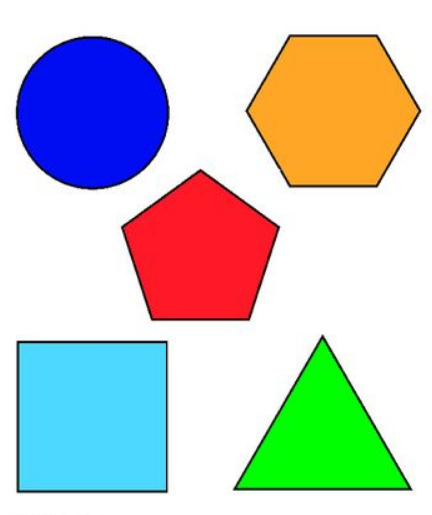
#> input picture shapes.png, 432 x 515 px
$ python 'OCV detect geometry.py'
#> lines starting #> are read from the running program, lines starting #| are printed output that depends on the picture; after the words box and inside, x2 and y2 are one past the last pixel; in counts of white or black regions, pixels touching at a corner belong together
import cv2
import  numpy as np

shapes = cv2.imread('shapes.png')
#> shapes is the input picture: shape (515, 432, 3); mean B, G, R 198.7, 201.6, 196.2
grey = cv2.cvtColor(shapes,cv2.COLOR_BGR2GRAY)
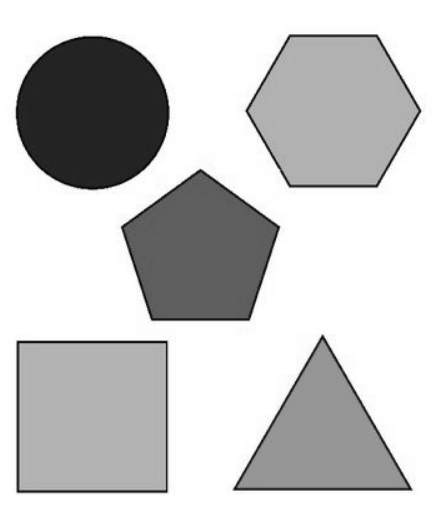
#> grey: shape (515, 432); min 3, max 255, mean 199.6

re , thresh = cv2.threshold(grey,225,255,cv2.THRESH_BINARY)
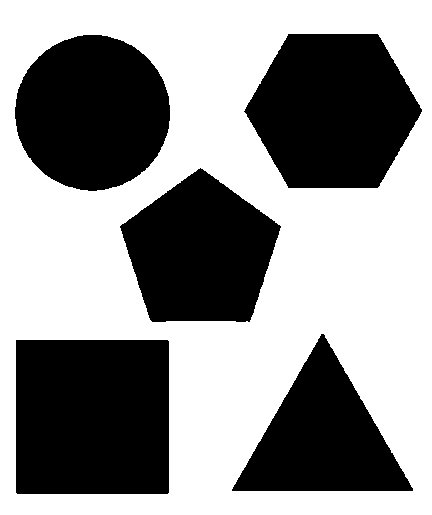
#> thresh: shape (515, 432); 57.5% white; 5 black regions
contours , ri = cv2.findContours(thresh,cv2.RETR_TREE,cv2.CHAIN_APPROX_NONE)
#> contours = 6 contours; box (x1, y1, x2, y2) and area: (0, 0, 432, 515) 221534, (15, 339, 170, 495) 23864, (243, 33, 423, 189) 20834, (14, 34, 171, 192) 19107, (119, 167, 282, 323) 17337, (231, 333, 414, 492) 14734; ri = [[-1, -1, 1, -1], [2, -1, -1, 0], [3, 1, -1, 0], [4, 2, -1, 0], [5, 3, -1, 0], [-1, 4, -1, 0]]

for contour in contours :

    approx = cv2.approxPolyDP(contour,0.01*cv2.arcLength(contour,True),True)
    cv2.drawContours(shapes,[approx],0,(0,0,0),2)

    x = approx.ravel()[0]
    y = approx.ravel()[1]
    print(len(approx))
    if len(approx)==3:
        cv2.putText(shapes,'triangle',(x-10,y-10),cv2.FONT_HERSHEY_SIMPLEX,0.5,(0,0,0))

    elif len(approx)==4:
        cv2.putText(shapes,'rectangle',(x-10,y-10),cv2.FONT_HERSHEY_SIMPLEX,0.5,(0,0,0))

    elif len(approx)==5:
        cv2.putText(shapes,'pentagon',(x-10,y-10),cv2.FONT_HERSHEY_SIMPLEX,0.5,(0,0,0))

    elif len(approx)==6:
        cv2.putText(shapes,'hexagon',(x-10,y-10),cv2.FONT_HERSHEY_SIMPLEX,0.5,(0,0,0))

    else:
        cv2.putText(shapes,'circle',(x-10,y-10),cv2.FONT_HERSHEY_SIMPLEX,0.5,(0,0,0))
#> this loop made 6 passes
#> (approx, x, y) on passes 1 to 3: ([[0, 0], [0, 514], [431, 514], [431, 0]], 0, 0), ([[15, 340], [167, 339], [169, 492], [17, 494]], 15, 340), ([[321, 333], [412, 491], [231, 490]], 321, 333)
#> (x, y) on passes 4 to 6: (200, 167), (83, 34), (288, 33)
#| 4
#| 4
#| 3
#| 5
#| 14
#| 6
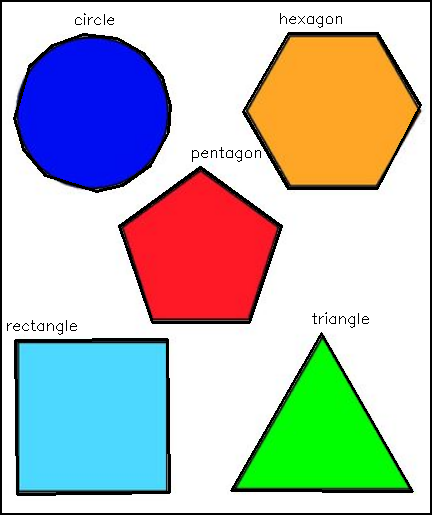
#> shapes: shape (515, 432, 3); 5.49% of pixels changed, all inside (x1, y1, x2, y2) = (0, 0, 432, 515)


cv2.imshow('shapes',shapes)
cv2.waitKey(0)
cv2.destroyAllWindows()

$ run again, with 2dshape.png copied over shapes.png
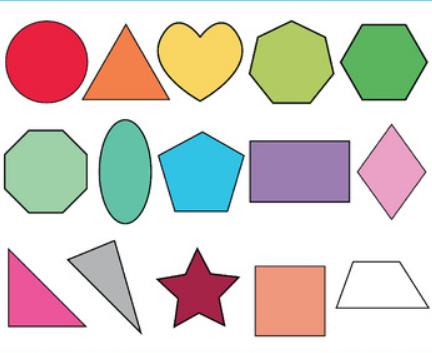
#> input picture 2dshape.png, 432 x 353 px
#> shapes is the input picture: shape (353, 432, 3); mean B, G, R 200.7, 207.4, 214.9
#> `re , thresh = cv2.threshold(grey,225,255,cv2.THRESH_BINARY)`:
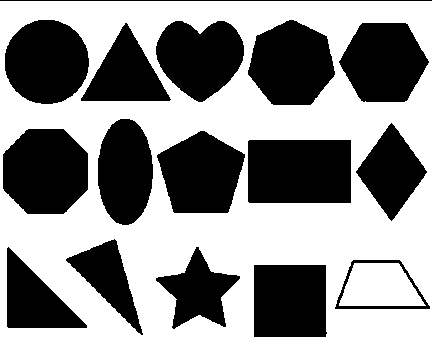
#> thresh: shape (353, 432); 56.2% white; 16 black regions
#> contours = 17 contours; largest, box (x1, y1, x2, y2) and area: (0, 1, 432, 353) 151281, (247, 139, 352, 204) 6651, (2, 128, 89, 215) 6134, (4, 19, 90, 105) 5699, (247, 19, 336, 106) 5648; ri = 17 rows, first 6: [-1, -1, 1, -1], [2, -1, -1, 0], [4, 1, 3, 0], [-1, -1, -1, 2], [5, 2, -1, 0], [6, 4, -1, 0]
#> the loop `for contour in contours : ` made 17 passes
#> (x, y) on passes 3, 5, 9, 10, 12, 13, 15, 16: (334, 307), (196, 246), (156, 155), (28, 128), (120, 118), (362, 22), (175, 20), (257, 34)
#> (printed output is left out)
#> after the loop `for contour in contours :`:
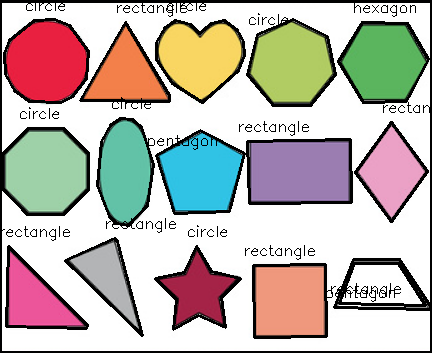
#> shapes: shape (353, 432, 3); 12.16% of pixels changed, all inside (x1, y1, x2, y2) = (0, 0, 432, 353)

$ run again, with smarties.png copied over shapes.png
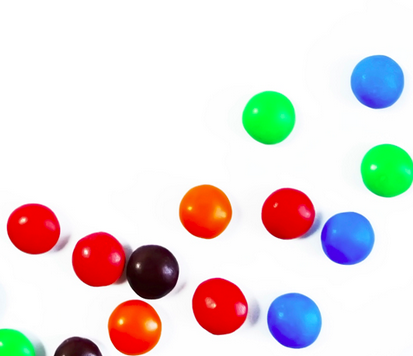
#> input picture smarties.png, 413 x 356 px
#> shapes is the input picture: shape (356, 413, 3); mean B, G, R 219.1, 220.4, 228.9
#> `re , thresh = cv2.threshold(grey,225,255,cv2.THRESH_BINARY)`:
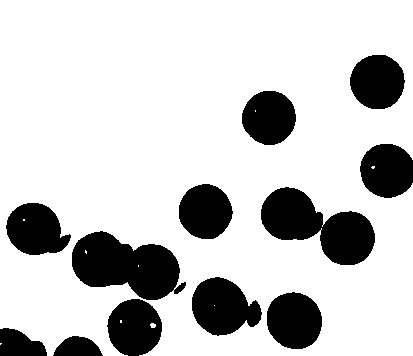
#> thresh: shape (356, 413); 79% white; 12 black regions
#> contours = 19 contours, 9 with area under 20; largest, box (x1, y1, x2, y2) and area: (0, 0, 413, 356) 139712, (71, 230, 181, 301) 5112, (260, 186, 376, 266) 5010, (191, 276, 263, 337) 2938, (266, 291, 323, 350) 2563; ri = 19 rows, first 6: [1, -1, -1, -1], [2, 0, -1, -1], [3, 1, -1, -1], [4, 2, -1, -1], [-1, 3, 5, -1], [6, -1, -1, 4]
#> the loop `for contour in contours : ` made 19 passes
#> (x, y) on passes 2, 4, 5, 6, 7, 8, 9, 10: (151, 323), (374, 166), (0, 0), (280, 294), (185, 281), (196, 286), (214, 305), (72, 249)
#> (printed output is left out)
#> after the loop `for contour in contours :`:
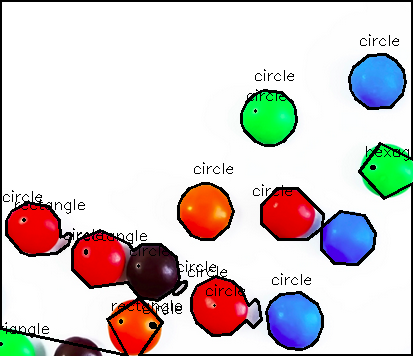
#> shapes: shape (356, 413, 3); 7.56% of pixels changed, all inside (x1, y1, x2, y2) = (0, 0, 413, 356)
